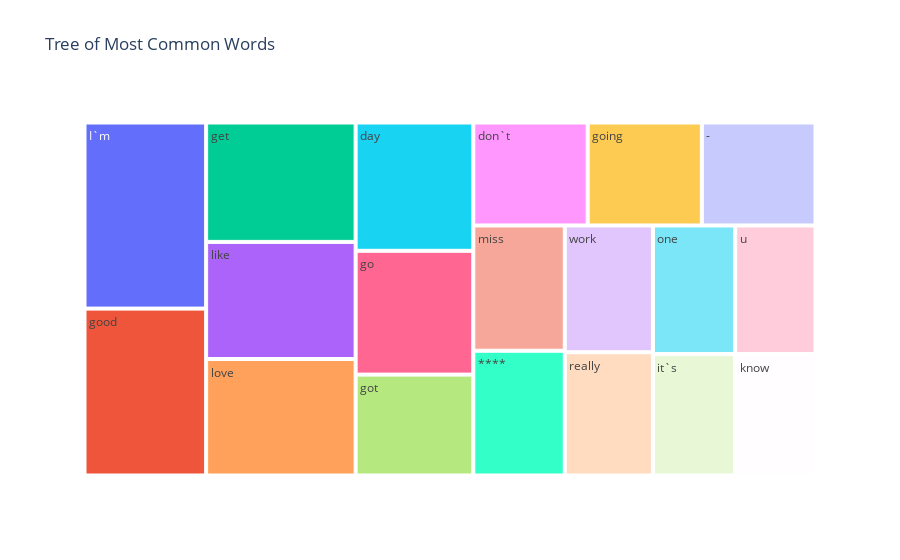

Notebook cell for this chart:
### Code cell
# OOPS!While we cleaned our dataset we didnt remove the stop words and hence we can see the most coomon word is 'to' . Let's try again after removing the stopwords
def remove_stopword(x):
    return [y for y in x if y not in stopwords.words('english')]
train['temp_list'] = train['temp_list'].apply(lambda x:remove_stopword(x))

top = Counter([item for sublist in train['temp_list'] for item in sublist])
temp = pd.DataFrame(top.most_common(20))
temp = temp.iloc[1:,:]
temp.columns = ['Common_words','count']
fig = px.treemap(temp, path=['Common_words'], values='count',title='Tree of Most Common Words')
fig.show()

### Figure 1 — Plotly figure (JSON) as saved in the notebook; plotly's stock layout.template omitted (floating-point values rounded to 4 significant figures)
{"data": [{"branchvalues": "total", "domain": {"x": [0, 1], "y": [0, 1]}, "hovertemplate": "labels=%{label}<br>count=%{value}<br>parent=%{parent}<br>id=%{id}<extra></extra>", "ids": ["****", "-", "I`m", "day", "don`t", "get", "go", "going", "good", "got", "it`s", "know", "like", "love", "miss", "one", "really", "u", "work"], "labels": ["****", "-", "I`m", "day", "don`t", "get", "go", "going", "good", "got", "it`s", "know", "like", "love", "miss", "one", "really", "u", "work"], "name": "", "parents": ["", "", "", "", "", "", "", "", "", "", "", "", "", "", "", "", "", "", ""], "type": "treemap", "values": [474, 486, 940, 627, 489, 741, 605, 488, 843, 493, 414, 406, 727, 723, 476, 439, 451, 429, 464]}], "layout": {"legend": {"tracegroupgap": 0}, "title": {"text": "Tree of Most Common Words"}}}
